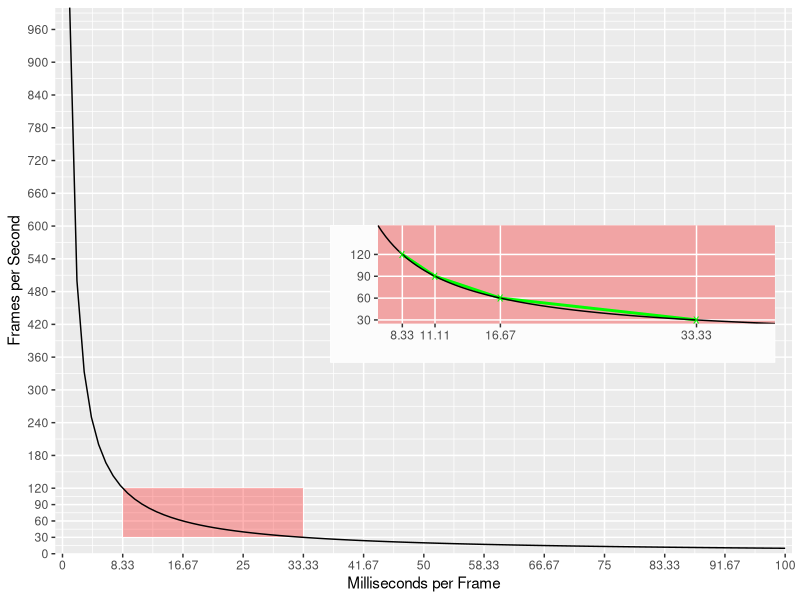
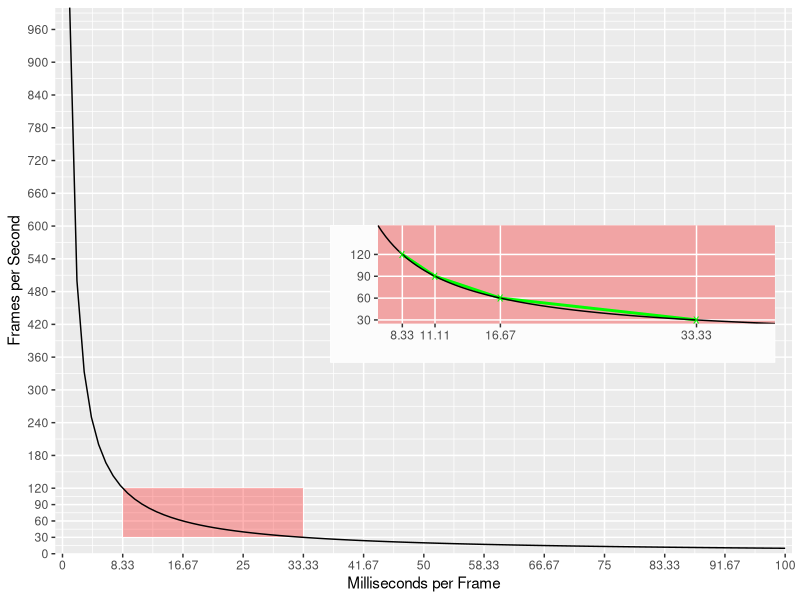
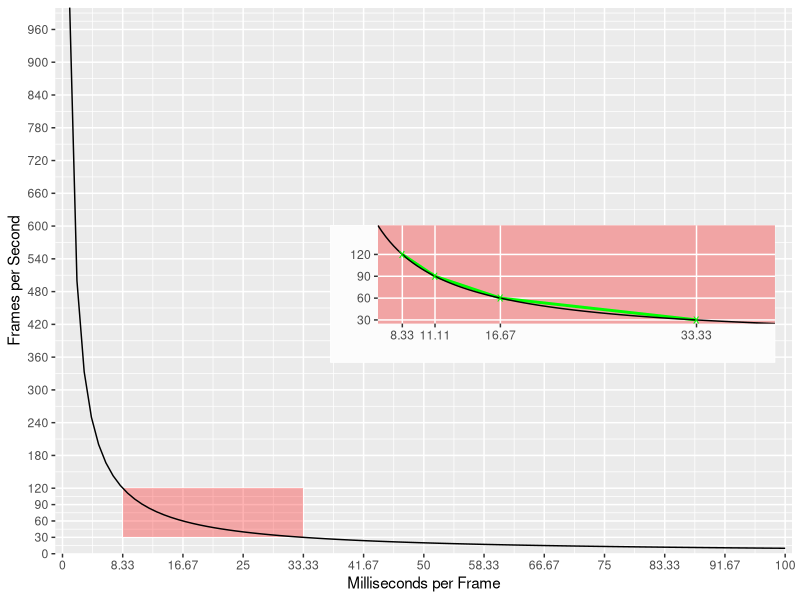

Reproduce these figures in R, in order.
library(ggplot2)

if (interactive()) {
		setwd("E:/Users/Jim/My Documents/OCC/@Reviews/Serious Statistics and Scripts/Graphs")
} else {
	pdf(NULL)
}

labelRound = function(x) sprintf("%.2f", x)
labelRoundMS = function(x) sprintf("%.2f", x * 1000)
labelRound = function(x) round(x, 2)
labelRoundMS = function(x) round(x * 1000, 2)

frametimes = seq(0, .18, 1 / 120)
framerates = 1000 / (frametimes * 1000)

framerates = c(seq(0, 120, 30), seq(180, 1000, 60))

upperlim = Inf
upperlim = 1e9
lowerlim = 10

POI = c(30, 60, 90, 120)

POIframe = data.frame(t(rbind(1/POI, POI)))
colnames(POIframe) = c("x", "y")

insert = ggplotGrob(
	ggplot(data = data.frame(x = 0), mapping = aes(x = x)) + 
	geom_line(data = POIframe, aes(x = x, y = y), color = "green", size = 1) + 
	stat_function(fun = function (x) 1 / x) + 
	geom_point(data = POIframe, aes(x = x, y = y), color = "green", shape = "x", size = 3) + 
	scale_x_continuous(limits = 1 / c(160, 25), breaks = 1 / POI, labels = labelRoundMS, expand = c(0,0), name = "") + 
	scale_y_continuous(limits = c(25, 160), breaks = POI, expand = c(0, 0), name = "") + 
	expand_limits(x=0, y=0) + 
	# theme_void() + 
	theme(panel.background = element_rect(fill = "#f1a4a4")) + 
	theme(panel.grid.minor = element_blank()) + 
	theme(plot.margin = unit(c(0.25, 0.25, 0.25, 0), "point"), plot.background = element_rect(fill = "#fcfcfc"))
	# theme(plot.margin = unit(c(0.25, 0.25, 0.25, 0), "point"), plot.background = element_rect(fill = "#ffffffDD"))
)

lowX = 1/27
widX = 22/1000
lowY = 350
heiY = 90
scal = 2.8

ggplot(data = data.frame(x = 0), mapping = aes(x = x)) + 
annotate("rect", ymin = 30, ymax = 120, xmin = 1/120, xmax = 1/30, alpha = 0.3, fill = "red") +
stat_function(fun = function (x) 1 / x) + 
annotation_custom(grob = insert, xmin = lowX, xmax = lowX + widX * scal, ymin = lowY, ymax = lowY + heiY * scal) + 
scale_x_continuous(limits = 1 / c(upperlim, lowerlim), breaks = frametimes, labels = labelRoundMS, name = "Milliseconds per Frame", expand = c(0.01, 0)) + 
scale_y_continuous(limits = c(0, 1000), breaks = framerates, name = "Frames per Second", expand = c(0,0))

ggsave(filename="Rate Graph.pdf", width=8, height=8)
ggsave(filename="Rate Graph.png", width=8, height=8, dpi=300)
